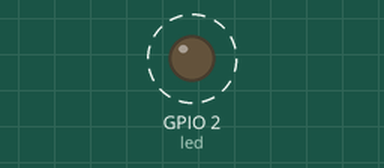
The program below on a simulated ESP8266 board running MicroPython. Shown: output pins drawn as LEDs (lit = HIGH, except the on-board LED, lit = LOW). Dashed ring = blinking.

Above: at 0.2 s.
Timing chart, 0 to 3.0 s (numbered marks = the images above):
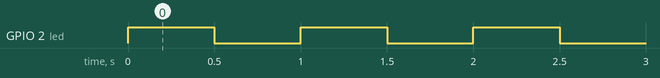

The program:

onboard_led_control.py
```python
#Onbard led of nodemcu esp8266 board blink
#Writer : Bapon Kar
#Last Update : 26/01/2021


from machine import Pin
import time

led = Pin(2, Pin.OUT) #Define onboard pin , external led should connect to D4 pin of esp8266 board through 1Kohom resistance

#led.low()

while True:
  led.high()  #led.value(1)
  time.sleep(0.5)
  led.low()  #led.value(0)
  time.sleep(0.5)
```

Measured:
- by itself, GPIO 2 (led): alternates HIGH for 0.50 s and LOW for 0.50 s
